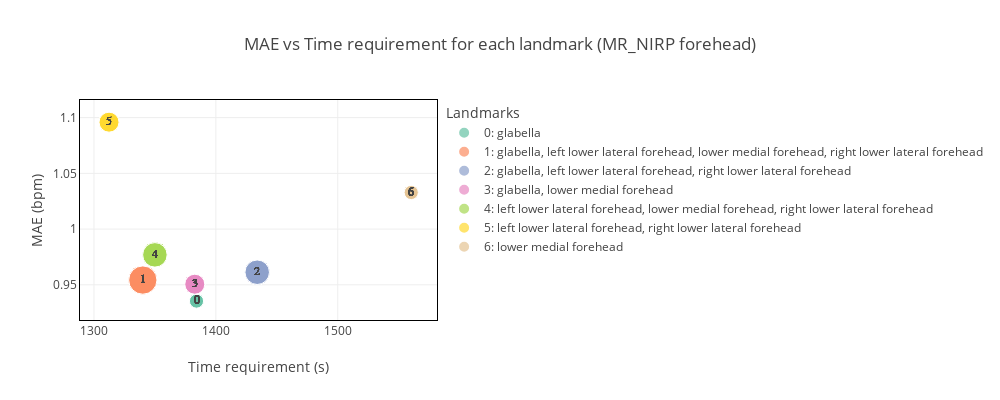

Notebook code cell kept with this figure:
### Code cell
roi = 'forehead'
df = pd.read_hdf(f'../results/test_landmarks/h5/{dataset_name}/{dataset_name}_landmarks_in_roi.h5', key='df')\
        .query(f'ROI == "{roi}"')
# df = pd.read_hdf(f'../results/test_landmarks/h5/{dataset_name}/{dataset_name}_{roi}.h5', key='df')
df = pd.concat([df, df_all.query(f'ROI == "{roi}"')]).reset_index(drop=True)    
metric = 'MAE'

df, rankings = get_rankings_roi(df, dataset_name, metric)
fig, axs = plt.subplots(1,2,figsize=(15,4))
fig, axs = plot_bar_roi(df, rankings, roi, dataset_name, ncol=2, fig=fig, axs=axs)
plt.show()

fig, axs = plt.subplots(1,2,figsize=(12,4))
fig, axs = plot_box_roi(df, rankings, roi, dataset_name, ncol=1, fig=fig, axs=axs)
plt.show()

df1, fig, ax = plot_bubble_roi(df, metric, dataset_name, roi, fig, ax, size=[1000,400])
fig.show()


# print the worst video landmarks combination
df.sort_values('MAE',ascending=False).groupby('video').head(1)[['method','dataset','videoFilename','landmarks','MAE','RMSE','PCC','video','score']]

### Figure 1 — Plotly figure (JSON) as saved in the notebook; plotly's stock layout.template omitted (floating-point values rounded to 4 significant figures)
{"data": [{"customdata": [["0: glabella"], ["0: glabella"], ["0: glabella"], ["0: glabella"], ["0: glabella"], ["0: glabella"], ["0: glabella"], ["0: glabella"], ["0: glabella"], ["0: glabella"], ["0: glabella"], ["0: glabella"], ["0: glabella"], ["0: glabella"], ["0: glabella"]], "hovertemplate": "Landmarks=%{customdata[0]}<br>Time requirement (s)=%{x}<br>MAE (bpm)=%{y}<br>Number of landmarks=%{marker.size}<br>landmarks_id=%{text}<extra></extra>", "legendgroup": "0: glabella", "marker": {"color": "rgb(102,194,165)", "size": [1, 1, 1, 1, 1, 1, 1, 1, 1, 1, 1, 1, 1, 1, 1], "sizemode": "area", "sizeref": 0.01, "symbol": "circle"}, "mode": "markers+text", "name": "0: glabella", "orientation": "v", "showlegend": true, "text": [0, 0, 0, 0, 0, 0, 0, 0, 0, 0, 0, 0, 0, 0, 0], "textfont": {"family": "Courier New", "size": 12}, "textposition": "middle center", "type": "scatter", "x": [1384.0, 1384.0, 1384.0, 1384.0, 1384.0, 1384.0, 1384.0, 1384.0, 1384.0, 1384.0, 1384.0, 1384.0, 1384.0, 1384.0, 1384.0], "xaxis": "x", "y": [0.9354, 0.9354, 0.9354, 0.9354, 0.9354, 0.9354, 0.9354, 0.9354, 0.9354, 0.9354, 0.9354, 0.9354, 0.9354, 0.9354, 0.9354], "yaxis": "y"}, {"customdata": [["1: glabella, left lower lateral forehead, lower medial forehead, right lower lateral forehead"], ["1: glabella, left lower lateral forehead, lower medial forehead, right lower lateral forehead"], ["1: glabella, left lower lateral forehead, lower medial forehead, right lower lateral forehead"], ["1: glabella, left lower lateral forehead, lower medial forehead, right lower lateral forehead"], ["1: glabella, left lower lateral forehead, lower medial forehead, right lower lateral forehead"], ["1: glabella, left lower lateral forehead, lower medial forehead, right lower lateral forehead"], ["1: glabella, left lower lateral forehead, lower medial forehead, right lower lateral forehead"], ["1: glabella, left lower lateral forehead, lower medial forehead, right lower lateral forehead"], ["1: glabella, left lower lateral forehead, lower medial forehead, right lower lateral forehead"], ["1: glabella, left lower lateral forehead, lower medial forehead, right lower lateral forehead"], ["1: glabella, left lower lateral forehead, lower medial forehead, right lower lateral forehead"], ["1: glabella, left lower lateral forehead, lower medial forehead, right lower lateral forehead"], ["1: glabella, left lower lateral forehead, lower medial forehead, right lower lateral forehead"], ["1: glabella, left lower lateral forehead, lower medial forehead, right lower lateral forehead"], ["1: glabella, left lower lateral forehead, lower medial forehead, right lower lateral forehead"]], "hovertemplate": "Landmarks=%{customdata[0]}<br>Time requirement (s)=%{x}<br>MAE (bpm)=%{y}<br>Number of landmarks=%{marker.size}<br>landmarks_id=%{text}<extra></extra>", "legendgroup": "1: glabella, left lower lateral forehead, lower medial forehead, right lower lateral forehead", "marker": {"color": "rgb(252,141,98)", "size": [4, 4, 4, 4, 4, 4, 4, 4, 4, 4, 4, 4, 4, 4, 4], "sizemode": "area", "sizeref": 0.01, "symbol": "circle"}, "mode": "markers+text", "name": "1: glabella, left lower lateral forehead, lower medial forehead, right lower lateral forehead", "orientation": "v", "showlegend": true, "text": [1, 1, 1, 1, 1, 1, 1, 1, 1, 1, 1, 1, 1, 1, 1], "textfont": {"family": "Courier New", "size": 12}, "textposition": "middle center", "type": "scatter", "x": [1340.0, 1340.0, 1340.0, 1340.0, 1340.0, 1340.0, 1340.0, 1340.0, 1340.0, 1340.0, 1340.0, 1340.0, 1340.0, 1340.0, 1340.0], "xaxis": "x", "y": [0.9543, 0.9543, 0.9543, 0.9543, 0.9543, 0.9543, 0.9543, 0.9543, 0.9543, 0.9543, 0.9543, 0.9543, 0.9543, 0.9543, 0.9543], "yaxis": "y"}, {"customdata": [["2: glabella, left lower lateral forehead, right lower lateral forehead"], ["2: glabella, left lower lateral forehead, right lower lateral forehead"], ["2: glabella, left lower lateral forehead, right lower lateral forehead"], ["2: glabella, left lower lateral forehead, right lower lateral forehead"], ["2: glabella, left lower lateral forehead, right lower lateral forehead"], ["2: glabella, left lower lateral forehead, right lower lateral forehead"], ["2: glabella, left lower lateral forehead, right lower lateral forehead"], ["2: glabella, left lower lateral forehead, right lower lateral forehead"], ["2: glabella, left lower lateral forehead, right lower lateral forehead"], ["2: glabella, left lower lateral forehead, right lower lateral forehead"], ["2: glabella, left lower lateral forehead, right lower lateral forehead"], ["2: glabella, left lower lateral forehead, right lower lateral forehead"], ["2: glabella, left lower lateral forehead, right lower lateral forehead"], ["2: glabella, left lower lateral forehead, right lower lateral forehead"], ["2: glabella, left lower lateral forehead, right lower lateral forehead"]], "hovertemplate": "Landmarks=%{customdata[0]}<br>Time requirement (s)=%{x}<br>MAE (bpm)=%{y}<br>Number of landmarks=%{marker.size}<br>landmarks_id=%{text}<extra></extra>", "legendgroup": "2: glabella, left lower lateral forehead, right lower lateral forehead", "marker": {"color": "rgb(141,160,203)", "size": [3, 3, 3, 3, 3, 3, 3, 3, 3, 3, 3, 3, 3, 3, 3], "sizemode": "area", "sizeref": 0.01, "symbol": "circle"}, "mode": "markers+text", "name": "2: glabella, left lower lateral forehead, right lower lateral forehead", "orientation": "v", "showlegend": true, "text": [2, 2, 2, 2, 2, 2, 2, 2, 2, 2, 2, 2, 2, 2, 2], "textfont": {"family": "Courier New", "size": 12}, "textposition": "middle center", "type": "scatter", "x": [1434.0, 1434.0, 1434.0, 1434.0, 1434.0, 1434.0, 1434.0, 1434.0, 1434.0, 1434.0, 1434.0, 1434.0, 1434.0, 1434.0, 1434.0], "xaxis": "x", "y": [0.9613, 0.9613, 0.9613, 0.9613, 0.9613, 0.9613, 0.9613, 0.9613, 0.9613, 0.9613, 0.9613, 0.9613, 0.9613, 0.9613, 0.9613], "yaxis": "y"}, {"customdata": [["3: glabella, lower medial forehead"], ["3: glabella, lower medial forehead"], ["3: glabella, lower medial forehead"], ["3: glabella, lower medial forehead"], ["3: glabella, lower medial forehead"], ["3: glabella, lower medial forehead"], ["3: glabella, lower medial forehead"], ["3: glabella, lower medial forehead"], ["3: glabella, lower medial forehead"], ["3: glabella, lower medial forehead"], ["3: glabella, lower medial forehead"], ["3: glabella, lower medial forehead"], ["3: glabella, lower medial forehead"], ["3: glabella, lower medial forehead"], ["3: glabella, lower medial forehead"]], "hovertemplate": "Landmarks=%{customdata[0]}<br>Time requirement (s)=%{x}<br>MAE (bpm)=%{y}<br>Number of landmarks=%{marker.size}<br>landmarks_id=%{text}<extra></extra>", "legendgroup": "3: glabella, lower medial forehead", "marker": {"color": "rgb(231,138,195)", "size": [2, 2, 2, 2, 2, 2, 2, 2, 2, 2, 2, 2, 2, 2, 2], "sizemode": "area", "sizeref": 0.01, "symbol": "circle"}, "mode": "markers+text", "name": "3: glabella, lower medial forehead", "orientation": "v", "showlegend": true, "text": [3, 3, 3, 3, 3, 3, 3, 3, 3, 3, 3, 3, 3, 3, 3], "textfont": {"family": "Courier New", "size": 12}, "textposition": "middle center", "type": "scatter", "x": [1383.0, 1383.0, 1383.0, 1383.0, 1383.0, 1383.0, 1383.0, 1383.0, 1383.0, 1383.0, 1383.0, 1383.0, 1383.0, 1383.0, 1383.0], "xaxis": "x", "y": [0.9505, 0.9505, 0.9505, 0.9505, 0.9505, 0.9505, 0.9505, 0.9505, 0.9505, 0.9505, 0.9505, 0.9505, 0.9505, 0.9505, 0.9505], "yaxis": "y"}, {"customdata": [["4: left lower lateral forehead, lower medial forehead, right lower lateral forehead"], ["4: left lower lateral forehead, lower medial forehead, right lower lateral forehead"], ["4: left lower lateral forehead, lower medial forehead, right lower lateral forehead"], ["4: left lower lateral forehead, lower medial forehead, right lower lateral forehead"], ["4: left lower lateral forehead, lower medial forehead, right lower lateral forehead"], ["4: left lower lateral forehead, lower medial forehead, right lower lateral forehead"], ["4: left lower lateral forehead, lower medial forehead, right lower lateral forehead"], ["4: left lower lateral forehead, lower medial forehead, right lower lateral forehead"], ["4: left lower lateral forehead, lower medial forehead, right lower lateral forehead"], ["4: left lower lateral forehead, lower medial forehead, right lower lateral forehead"], ["4: left lower lateral forehead, lower medial forehead, right lower lateral forehead"], ["4: left lower lateral forehead, lower medial forehead, right lower lateral forehead"], ["4: left lower lateral forehead, lower medial forehead, right lower lateral forehead"], ["4: left lower lateral forehead, lower medial forehead, right lower lateral forehead"], ["4: left lower lateral forehead, lower medial forehead, right lower lateral forehead"]], "hovertemplate": "Landmarks=%{customdata[0]}<br>Time requirement (s)=%{x}<br>MAE (bpm)=%{y}<br>Number of landmarks=%{marker.size}<br>landmarks_id=%{text}<extra></extra>", "legendgroup": "4: left lower lateral forehead, lower medial forehead, right lower lateral forehead", "marker": {"color": "rgb(166,216,84)", "size": [3, 3, 3, 3, 3, 3, 3, 3, 3, 3, 3, 3, 3, 3, 3], "sizemode": "area", "sizeref": 0.01, "symbol": "circle"}, "mode": "markers+text", "name": "4: left lower lateral forehead, lower medial forehead, right lower lateral forehead", "orientation": "v", "showlegend": true, "text": [4, 4, 4, 4, 4, 4, 4, 4, 4, 4, 4, 4, 4, 4, 4], "textfont": {"family": "Courier New", "size": 12}, "textposition": "middle center", "type": "scatter", "x": [1350.0, 1350.0, 1350.0, 1350.0, 1350.0, 1350.0, 1350.0, 1350.0, 1350.0, 1350.0, 1350.0, 1350.0, 1350.0, 1350.0, 1350.0], "xaxis": "x", "y": [0.9769, 0.9769, 0.9769, 0.9769, 0.9769, 0.9769, 0.9769, 0.9769, 0.9769, 0.9769, 0.9769, 0.9769, 0.9769, 0.9769, 0.9769], "yaxis": "y"}, {"customdata": [["5: left lower lateral forehead, right lower lateral forehead"], ["5: left lower lateral forehead, right lower lateral forehead"], ["5: left lower lateral forehead, right lower lateral forehead"], ["5: left lower lateral forehead, right lower lateral forehead"], ["5: left lower lateral forehead, right lower lateral forehead"], ["5: left lower lateral forehead, right lower lateral forehead"], ["5: left lower lateral forehead, right lower lateral forehead"], ["5: left lower lateral forehead, right lower lateral forehead"], ["5: left lower lateral forehead, right lower lateral forehead"], ["5: left lower lateral forehead, right lower lateral forehead"], ["5: left lower lateral forehead, right lower lateral forehead"], ["5: left lower lateral forehead, right lower lateral forehead"], ["5: left lower lateral forehead, right lower lateral forehead"], ["5: left lower lateral forehead, right lower lateral forehead"], ["5: left lower lateral forehead, right lower lateral forehead"]], "hovertemplate": "Landmarks=%{customdata[0]}<br>Time requirement (s)=%{x}<br>MAE (bpm)=%{y}<br>Number of landmarks=%{marker.size}<br>landmarks_id=%{text}<extra></extra>", "legendgroup": "5: left lower lateral forehead, right lower lateral forehead", "marker": {"color": "rgb(255,217,47)", "size": [2, 2, 2, 2, 2, 2, 2, 2, 2, 2, 2, 2, 2, 2, 2], "sizemode": "area", "sizeref": 0.01, "symbol": "circle"}, "mode": "markers+text", "name": "5: left lower lateral forehead, right lower lateral forehead", "orientation": "v", "showlegend": true, "text": [5, 5, 5, 5, 5, 5, 5, 5, 5, 5, 5, 5, 5, 5, 5], "textfont": {"family": "Courier New", "size": 12}, "textposition": "middle center", "type": "scatter", "x": [1312.0, 1312.0, 1312.0, 1312.0, 1312.0, 1312.0, 1312.0, 1312.0, 1312.0, 1312.0, 1312.0, 1312.0, 1312.0, 1312.0, 1312.0], "xaxis": "x", "y": [1.096, 1.096, 1.096, 1.096, 1.096, 1.096, 1.096, 1.096, 1.096, 1.096, 1.096, 1.096, 1.096, 1.096, 1.096], "yaxis": "y"}, {"customdata": [["6: lower medial forehead"], ["6: lower medial forehead"], ["6: lower medial forehead"], ["6: lower medial forehead"], ["6: lower medial forehead"], ["6: lower medial forehead"], ["6: lower medial forehead"], ["6: lower medial forehead"], ["6: lower medial forehead"], ["6: lower medial forehead"], ["6: lower medial forehead"], ["6: lower medial forehead"], ["6: lower medial forehead"], ["6: lower medial forehead"], ["6: lower medial forehead"]], "hovertemplate": "Landmarks=%{customdata[0]}<br>Time requirement (s)=%{x}<br>MAE (bpm)=%{y}<br>Number of landmarks=%{marker.size}<br>landmarks_id=%{text}<extra></extra>", "legendgroup": "6: lower medial forehead", "marker": {"color": "rgb(229,196,148)", "size": [1, 1, 1, 1, 1, 1, 1, 1, 1, 1, 1, 1, 1, 1, 1], "sizemode": "area", "sizeref": 0.01, "symbol": "circle"}, "mode": "markers+text", "name": "6: lower medial forehead", "orientation": "v", "showlegend": true, "text": [6, 6, 6, 6, 6, 6, 6, 6, 6, 6, 6, 6, 6, 6, 6], "textfont": {"family": "Courier New", "size": 12}, "textposition": "middle center", "type": "scatter", "x": [1560.0, 1560.0, 1560.0, 1560.0, 1560.0, 1560.0, 1560.0, 1560.0, 1560.0, 1560.0, 1560.0, 1560.0, 1560.0, 1560.0, 1560.0], "xaxis": "x", "y": [1.033, 1.033, 1.033, 1.033, 1.033, 1.033, 1.033, 1.033, 1.033, 1.033, 1.033, 1.033, 1.033, 1.033, 1.033], "yaxis": "y"}], "layout": {"height": 400, "legend": {"itemsizing": "constant", "title": {"text": "Landmarks"}, "tracegroupgap": 0}, "title": {"text": "MAE vs Time requirement for each landmark (MR_NIRP forehead)"}, "width": 1000, "xaxis": {"anchor": "y", "domain": [0, 1], "linecolor": "black", "mirror": true, "showline": true, "title": {"text": "Time requirement (s)"}}, "yaxis": {"anchor": "x", "domain": [0, 1], "linecolor": "black", "mirror": true, "showline": true, "title": {"text": "MAE (bpm)"}}}}
